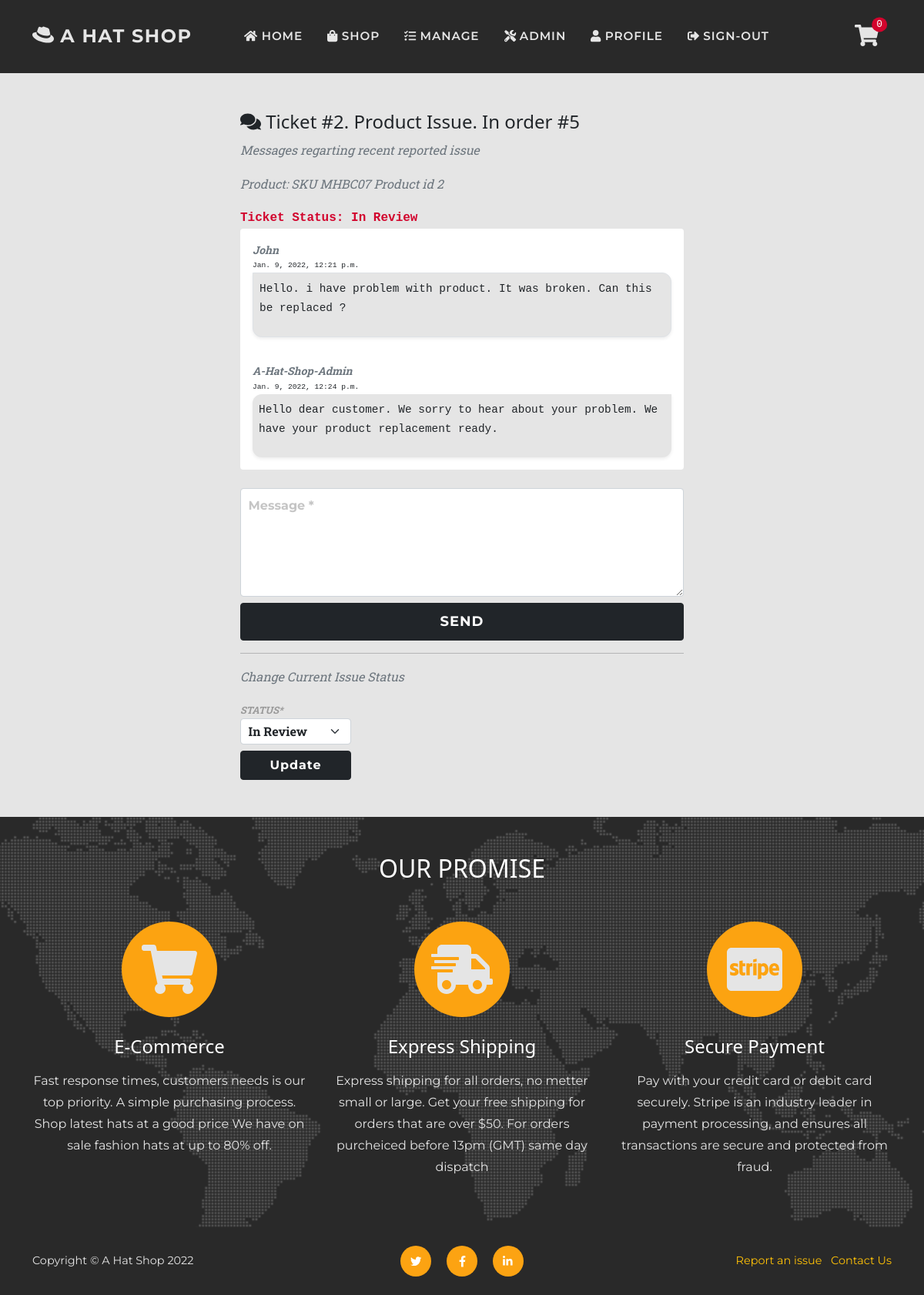
The app's page /support/message/2 (signed in) with its own data.
### support/models.py (models this page shows, shortened)
class CustomerSuport(models.Model):
    SUBMITTED = 'Submitted'
    REVIEW = 'In Review'
    RESOLVED = 'Resolved'
    SELECT = 'Select'
    ORDER = 'Order'
    PRODUCT = 'Product'
    ACCOUNT = 'Account'
    ISSUE_CHOICES = [
        (SELECT, 'Select'),
        (ORDER, 'Order'),
        (PRODUCT, 'Product'),
        (ACCOUNT, 'Account'),
    ]
    STATUS_CHOICES = [
        (SUBMITTED, 'Submitted'),
        (REVIEW, 'In Review'),
        (RESOLVED, 'Resolved'),
    ]
    status = models.CharField(
        max_length=60, default=SUBMITTED,
        choices=STATUS_CHOICES)
    user_profile = models.ForeignKey(
        User, on_delete=models.CASCADE,
        related_name='user_support')
    issue = models.CharField(
        max_length=60, default=SELECT,
        choices=ISSUE_CHOICES)
    message = models.TextField(max_length=500)
    order_line = models.ForeignKey(
        OrderLine, on_delete=models.CASCADE,
        related_name='orderline_support', null=True)
    order = models.ForeignKey(
        Order, on_delete=models.CASCADE,
        related_name='order_support', null=True)
    date = models.DateTimeField(auto_now_add=True)
    def __str__(self):
        return f'Ticket #{self.id}. {self.issue} Issue. In order #{self.order.id}'

class Message(models.Model):
    thread = models.ForeignKey(
        CustomerSuport, null=False, blank=False,
        on_delete=models.CASCADE, related_name='messages_thread')
    user = models.ForeignKey(
        User, null=False, blank=False,
        on_delete=models.CASCADE, related_name="sender")
    message = models.TextField(max_length=500)
    timestamp = models.DateTimeField(auto_now_add=True)
    unread = models.BooleanField(default=True)

### checkout/models.py (models this page shows, shortened)
class Order(models.Model):
    SUBMITTED = 'Submitted'
    PAYMENT = 'Payment received'
    PROCESSED = 'Proccessed'
    SHIPPED = 'Shipped'
    CANCELLED = 'Cancelled'
    COMPLETED = 'Completed'
    ORDER_STATUS = [
        (SUBMITTED, 'Submitted'),
        (PAYMENT, 'Payment received'),
        (PROCESSED, 'Proccessed'),
        (SHIPPED, 'Shipped'),
        (CANCELLED, 'Cancelled'),
        (COMPLETED, 'Completed'),
    ]
    date = models.DateTimeField(auto_now_add=True)
    status = models.CharField(
        max_length=50, default=SUBMITTED, choices=ORDER_STATUS)
    order_number = models.CharField(
        max_length=32, null=False, editable=False)
    total = models.DecimalField(
        max_digits=10, decimal_places=2, default=0)
    delivery = models.DecimalField(
        max_digits=6, decimal_places=2, default=0)
    items = models.TextField(
        null=False, blank=False, default='')
    stripe_pid = models.CharField(
        max_length=254, null=False, blank=False, default='')
    paid = models.BooleanField(default=False)
    user_profile = models.ForeignKey(
        User, on_delete=models.SET_NULL,
        null=True, blank=True, related_name='orders')
    full_name = models.CharField(max_length=50)
    email = models.EmailField(max_length=50)
    shipping_name = models.CharField(max_length=50)
    address_line_1 = models.CharField(max_length=100)
    address_line_2 = models.CharField(max_length=100, blank=True)
    city = models.CharField(max_length=60)
    county = models.CharField(max_length=60, blank=True)
    postcode = models.CharField(max_length=30, blank=True)
    country = CountryField(blank_label='Country')

class OrderLine(models.Model):
    product = models.ForeignKey(Product, on_delete=models.CASCADE)
    quantity = models.IntegerField(default=1)
    order = models.ForeignKey(Order, on_delete=models.CASCADE,
                              related_name='lineitems')
    product_total = models.DecimalField(
        max_digits=6, decimal_places=2, editable=False, default=0)
    def __str__(self):
        return f'SKU {self.product.sku} Product id {self.product.id}'

### shop/models.py (models this page shows, shortened)
class Product(models.Model):
    sku = models.CharField(max_length=60)
    category = models.ForeignKey(
        'Category', null=True, blank=True,
        on_delete=models.SET_NULL)
    style = models.CharField(max_length=60)
    color = models.CharField(max_length=60)
    name = models.CharField(max_length=60)
    description = models.TextField(max_length=250)
    price = models.DecimalField(
        max_digits=6, decimal_places=2)
    image = models.ImageField(null=True, blank=True)
    sale = models.BooleanField(default=False)
    sale_price = models.DecimalField(
        max_digits=6, decimal_places=2,
        null=True, blank=True)
    item_count = models.IntegerField(
        blank=False, null=False, default=0)
    rating = models.DecimalField(
        max_digits=6, decimal_places=2,
        null=True, blank=True)
    rating_counter = models.PositiveSmallIntegerField(default=0)

### support/views.py (the view, shortened to what this page needs)
# urls.py: path('message/<issue_id>', views.messages_view, name='messages_view'),
@login_required
def messages_view(request, issue_id):
    issue = get_object_or_404(CustomerSuport, pk=issue_id)
    profile = request.user
    if not profile.is_superuser:
        status_form = None
        if not issue.user_profile == profile:
            messages.error(request, 'Error loading support ticket')
            return redirect(reverse('home'))
    else:
        status_form = IssueStatusForm(
            instance=issue, data=request.POST or None)
    all_messages = Message.objects.all()
    thread_messages = all_messages.filter(thread=issue)
    if 'unread' in request.GET:
        for message in thread_messages:
            message.unread = request.GET['unread']
            message.save()
    form = MessageForm()
    context = {
        'thread_messages': thread_messages,
        'status_form': status_form,
        'issue': issue,
        'form': form,
    }
    return render(request, 'messages/messages.html', context)

### support/forms.py
class IssueStatusForm(forms.ModelForm):
    prefix = 'issue_status'
    class Meta:
        model = CustomerSuport
        fields = ('status',)
    def __init__(self, *args, **kwargs):
        super().__init__(*args, **kwargs)
        for field in self.fields:
            self.fields[field].widget.attrs['class'] = 'py-1'

class MessageForm(forms.ModelForm):
    prefix = 'mesage'
    class Meta:
        model = Message
        fields = ('message',)
    def __init__(self, *args, **kwargs):
        super().__init__(*args, **kwargs)
        for field in self.fields:
            if self.fields[field].required:
                placeholder = f'{self.fields[field].label} *'
            self.fields[field].widget.attrs['placeholder'] = placeholder
            self.fields[field].label = False

### cart/contexts.py (called while the page is built, shortened)
def cart_contents(request):
    cart_items = []
    total = 0
    before = 0
    item_count = 0
    availability = 0
    cart = request.session.get('cart', {})
    if total < 50:
        delivery = total * Decimal(10 / 100)
        free_deivery = 50 * total
    else:
        delivery = 0
        free_deivery = 0
    delivery = round(delivery, 2)
    grand_total = delivery + total
    grand_total = round(grand_total, 2)
    context = {
        'cart_items': cart_items,
        'total': total,
        'before': before,
        'item_count': item_count,
        'delivery': delivery,
        'free_deivery': free_deivery,
        'deivery_treshold': 10,
        'grand_total': grand_total,
    }
    return context

### reviews/contexts.py (called while the page is built)
def review_context(request):
    review_items = ProductReview.objects.all()
    context = {
        'review_items': review_items,
    }
    return context

### support/contexts.py (called while the page is built, shortened)
def message_context(request):
    unread_messages_count = 0
    user_messages = None
    all_messages = Message.objects.all()
    if request.user.is_authenticated:
        profile = request.user
        user_messages = []
        if not request.user.is_superuser:
            if all_messages:
                issues = profile.user_support.all().exclude(status='Resolved')
        else:
            issues = CustomerSuport.objects.all()
        filtered_mesages = all_messages.exclude(
            user=profile).exclude(unread=False)
    context = {
        'unread_messages_count': unread_messages_count,
        'user_messages': user_messages,
    }
    return context

### support/templates/messages/messages.html (shortened to what this page needs)
{% extends 'base.html' %}
{% load static %}
{% load thumbnail %}
{% block page_header %}
<header class="py-5">
</header>
{% endblock %}
{% block content %}
<section class="page-section">
    <div class="container col-12 col-sm-8 col-lg-6">
        <div class="mx-auto element-width">
            <h4 ><i class="fas fa-comments"></i> {{ issue }}</h4>
            <p class="text-muted text-italic ">Messages regarting recent reported issue</p>
            {% if issue.order_line %}
            <p class="p-0 text-muted text-italic">Product: {{ issue.order_line }}</p>
            {% endif %}
            {% if issue.status == 'Resolved' %}
            <p class="m-0 text-success fw-bolder font-monospace">Ticket Status: {{ issue.status }}</p>
            {% else %}
            <p class="m-0 text-danger fw-bolder font-monospace">Ticket Status: {{ issue.status }}</p>
            {% endif %}
            <div class="messages-body bg-white rounded mb-4">
                {% for message in thread_messages %}
                {% if message.user.is_superuser %}
                <div class="rounded p-3">
                    <p class="m-0 fw-bolder text-muted text-italic text-capitalize small">{{ message.user.username }}
                    </p>
                    <p class="m-0 time font-monospace">{{ message.timestamp }}</p>
                    <div class="text-admin bg-light p-2 shadow-sm">
                        <p class="message font-monospace small">{{ message.message }}</p>
                    </div>
                </div>
                {% else %}
                <div class="rounded p-3">
                    <p class="m-0 fw-bolder text-muted text-italic text-capitalize small">{{ message.user.username }}
                    </p>
                    <p class="m-0 time font-monospace">{{ message.timestamp }}</p>
                    <div class="text bg-light p-2 bg-light shadow-sm border">
                        <p class="message font-monospace small">{{ message.message }}</p>
                    </div>
                </div>
                {% endif %}
                {% endfor %}
            </div>
            {% include 'includes/forms/message-form.html' %}
            {% include 'includes/forms/status-form.html' %}
        </div>
    </div>
</section>
{% endblock %}

### static/css/base.css (style rules this page uses)
:root { --bs-warning: #fca311; --bs-white: #ffffff; --bs-gray: #292929; --bs-light: #e5e5e5; --bs-dark: #000000; --bs-danger: #d2042d; --bs-success: #6a994e; --bs-primary: #292929; --bs-secondary: #e5e5e5; --bs-primary-rgb: 41, 41, 41; --bs-secondary-rgb: 229, 229, 229; --bs-warning-rgb: 252, 163, 17; --bs-success-rgb: 106, 153, 78; --bs-danger-rgb: 210, 4, 45; --bs-white-rgb: 255, 255, 255; --bs-light-rgb: 229, 229, 229; --bs-dark-rgb: 0, 0, 0; }
.text-italic { font-weight: 400; font-style: italic; font-family: "Roboto Slab", sans-serif; }
html { scroll-padding-top: 4.5rem; scroll-behavior: smooth; }
body { position: relative; overflow-x: hidden; background-color: #e5e5e5; }
p { line-height: 1.75; }
.text { border-radius: 0 12px 12px 12px; }
.text-admin { border-radius: 12px 0px 12px 12px; }
section, .page-section { padding: 3rem 0; min-height: 50vh; }
@media (min-width: 768px) { section { padding: 6rem 0; } }
.time { font-size: .6rem; }
.message { font-size: .9rem; }

### static/css/forms.css (style rules this page uses)
form .form-group { margin-bottom: .5rem; }
.element-width, form { max-width: 600px; }
.form-control { padding: .6rem; font-weight: 700; }
label { font-size: .8rem; color: #999; font-weight: 700; text-transform: uppercase; }
.form-group textarea { height: 100%; min-height: 3rem; }
@media (min-width: 768px) { .form-group textarea { height: 100%; min-height: 3rem; } }
::placeholder { font-family: "Montserrat", sans-serif; font-weight: 700; color: #c5c5c5 !important; }
.textarea { overflow-y: hidden; }

### records on screen
CustomerSuport: id+issue+order "Ticket #2. Product Issue. In order #5", order_line "SKU MHBC07 Product id 2", status "In Review"
Message: user.username "John", timestamp "Jan. 9, 2022, 12:21 p.m.", message "Hello. i have problem with product. It was broken. Can this be replaced ?"
Message: user.username "A-Hat-Shop-Admin", timestamp "Jan. 9, 2022, 12:24 p.m.", message "Hello dear customer. We sorry to hear about your problem. We have your product replacement ready."

### other values on screen
{{ item_count }} "0"
